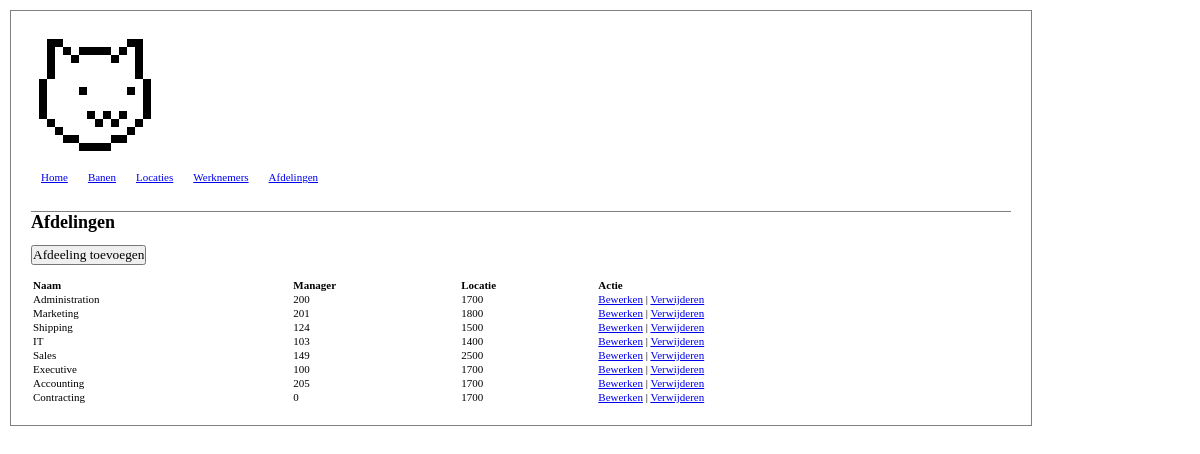
The app's page /?action=departments with its own data.
### tables this page shows
CREATE TABLE IF NOT EXISTS `departments` (
  `DepartmentID` int(11) NOT NULL auto_increment,
  `DepartmentName` varchar(128) NOT NULL,
  `ManagerID` int(11) NOT NULL,
  `LocationID` int(11) NOT NULL,
  PRIMARY KEY  (`DepartmentID`)
);

### inc/departments.inc.php (the view, shortened to what this page needs)
<?php
	function displayAllDepartments($mysqli) {
		$sql = "SELECT * FROM `Departments`";
		if (!$result = $mysqli->query($sql)) {
			http_response_code(503);
			echo '<h1>Database Error</h1>';
			exit(1);
		}
		echo'
<h1>Afdelingen</h1>
<br>
<input type="button" onclick="document.location.href=\'/?action=adddepartment\';" value="Afdeeling toevoegen">
<br>
<br>
<table>
<tr>
<th>Naam</th>
<th>Manager</th>
<th>Locatie</th>
<th>Actie</th>
</tr>';
		while ($row = $result->fetch_assoc()) {
			$row = escapeArray($row);
			echo'
<tr>
<td>',$row['DepartmentName'],'</td>
<td>',$row['ManagerID'],'</td>
<td>',$row['LocationID'],'</td>
<td><a href="/?action=editdepartment&id=',$row['DepartmentID'],'">Bewerken</a> | <a href="javascript:confirmAction(\'Zeker weten?\', \'/?action=deletedepartment&id=',$row['DepartmentID'],'\');">Verwijderen</a></td>
</tr>';
}
		echo '
</table>';
	}

### css/style.css (style rules this page uses)
* { margin: 0px; padding: 0px; font-family:verdana; }
body { margin:10px; }
table { width:100%; }
th { text-align:left; }
td, div, th { font-size:11px; }
h1 { font-size:18px; }

### records on screen
departments: DepartmentName "Administration", ManagerID "200", LocationID "1700"
departments: DepartmentName "Marketing", ManagerID "201", LocationID "1800"
departments: DepartmentName "Shipping", ManagerID "124", LocationID "1500"
departments: DepartmentName "IT", ManagerID "103", LocationID "1400"
departments: DepartmentName "Sales", ManagerID "149", LocationID "2500"
departments: DepartmentName "Executive", ManagerID "100", LocationID "1700"
departments: DepartmentName "Accounting", ManagerID "205", LocationID "1700"
departments: DepartmentName "Contracting", ManagerID "0", LocationID "1700"
